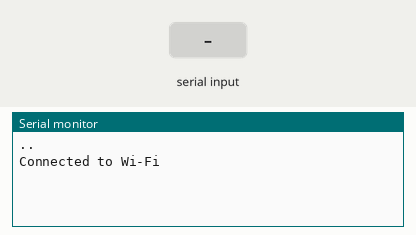
Simulated run of this sketch. Board: ESP8266 (NodeMCU). Shown: the last lines printed to the serial monitor. The test bench sets the inputs (shaded band). WiFi joins after 1.5 s; servers stay silent unless stated; network time is answered at once with the bench clock; uploads are accepted with an empty reply; the local clock reads 2024-03-15 10:24:30 at power-on unless the sketch sets it; the Firebase database answers and starts empty.

Above: at 3.2 s.
3.3 s: "string 1\n" received over the second serial link
At 4.7 s:
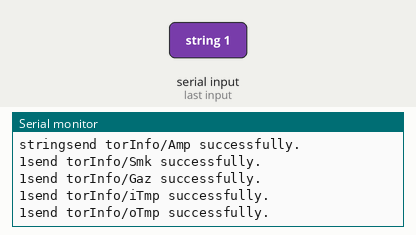
4.9 s: "string\n" received over the second serial link
At 6.0 s:
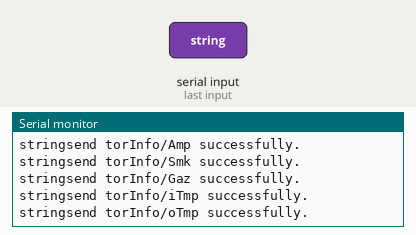
6.7 s: "string 150\n" received over the second serial link
At 8.6 s:
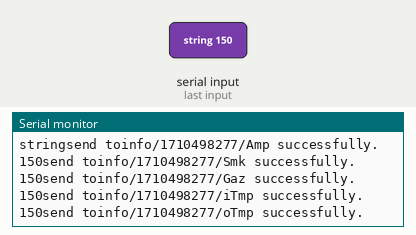
9.2 s: "90 45 200\n" received over the second serial link
At 9.33 s:
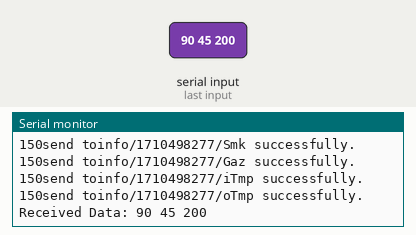
10.8 s: "90 45\n" received over the second serial link
At 12.6 s:
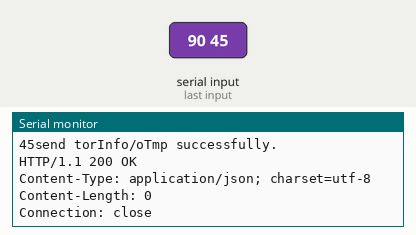
13.6 s: "30 150 10\n" received over the second serial link
At 13.88 s:
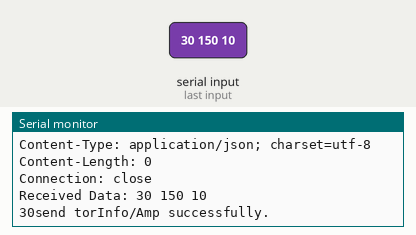
Timing chart, 0 to 16.6 s (numbered marks = the images above; inputs shaded):
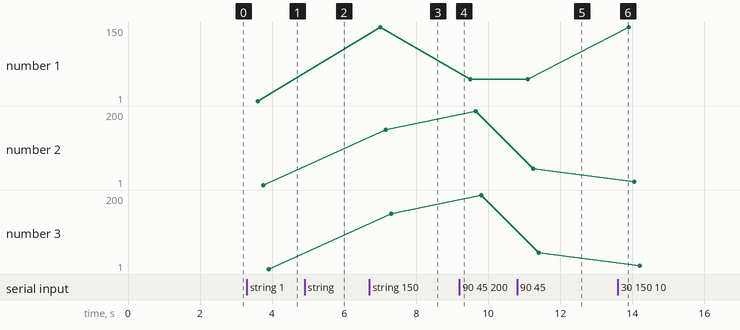

The sketch:

NodeMCU_ESP8266.ino
```cpp
#include <ESP8266WiFi.h>
#include <FirebaseESP8266.h>
#include <NTPClient.h>
#include <WiFiUdp.h>
#include <SoftwareSerial.h>

// Define the software serial object with the desired pins
SoftwareSerial swSer(14, 12);
bool stutas = false;
String receivedData;
String DEVICE_TOKEN = "dnZgwiu5TbO-M0FSMiX3Cb:APA91bG7ctvmHddJJeVHivkjiuISohw3X0HcyEzH8K57GGx0aNN_hbuhvT-wgQr9n91Qq3Mq0D2hoRlYnGVsaD-qulgwOtw1rvW3Kh79y7rMsIRxZGW6pOrpG3qizslNoeWJSjccJ-la";

// Replace with your Wi-Fi credentials
const char* ssid = "Croco"; //WiFi user name to Sadeem
const char* password = "209000000"; // WiFi password to Sadeem

// Replace with your Firebase project settings
const char* host = "saddemiot-default-rtdb.firebaseio.com";
const char* auth = "TinVetRmYu76XscnnvBzFPiXUjLd1UC0Txh2idVj";
const String FCM_SERVER_KEY = "AAAArFgo8uw:APA91bHz0aiqOipZdq9Oa8gKEmJcASbwdOb1UUkBuAYn8OtrT4aMzfMH-VftzNV7VSnLryi78MW-8yE9hy4daLiVcKTiBJF6ia-hqF9VGoGhm4YFn_febmi0floUGzI8zRWwTltOj9Vf";

// Create an instance of the FirebaseData class
FirebaseData firebaseData;
String TOKEN_PATH = "/Token/deviceToken/";
String receivedString = "";

// Define the NTP server and the timezone
const char* ntpServer = "pool.ntp.org";
const long  gmtOffsetInSeconds = 3600; // Replace this with your timezone offset in seconds (e.g., GMT+1 = 3600)

// Create a Wi-Fi client instance
WiFiClient wifiClient;

// Create a NTPClient to get the time
WiFiUDP udp;
NTPClient timeClient(udp, ntpServer, gmtOffsetInSeconds);


// Function to send a notification to Firebase Cloud Messaging
void sendNotification(String title, String message, String TOKENValue) {
  FirebaseJson json;
  json.set("to", TOKENValue); // Replace "all" with your desired topic or specific device token
  //json.set("to","/topics/all");
  FirebaseJson notificationData;
  notificationData.set("title", title);
  notificationData.set("body", message);
  json.set("notification", notificationData);

  WiFiClientSecure client;
  client.setInsecure();
  if (client.connect("fcm.googleapis.com", 443)) {
    String url = "/fcm/send";
    String body = json.raw();

    client.print(String("POST ") + url + " HTTP/1.1\r\n");
    client.print(String("Host: fcm.googleapis.com\r\n"));
    client.print(String("Authorization: key=") + FCM_SERVER_KEY + "\r\n");
    client.print("Content-Type: application/json\r\n");
    client.print("Content-Length: " + String(body.length()) + "\r\n");
    client.print("Connection: close\r\n\r\n");
    client.print(body);

    // Wait for server response
    while (!client.available()) {
      delay(1000);
      Serial.print("*");
    };

    // Print the response from the FCM server (for debugging purposes)
    while (client.available()) {
      Serial.write(client.read());
    }

    client.stop();
  }
  else
    Serial.println("not connect");
}
unsigned long startTimeUpdate = 0;
unsigned long startTimeNot = 0;


void setup() {
  Serial.begin(9600);
  swSer.begin(115200);    //Initialize software serial with baudrate of 115200

  WiFi.begin(ssid, password);
  while (WiFi.status() != WL_CONNECTED) {
    delay(1000);
    Serial.print(".");
  }

  Serial.println("\nConnected to Wi-Fi");

  Firebase.begin(host, auth);

  // Initialize NTP client
  timeClient.begin();
  timeClient.update(); // Get the current time from the NTP server
}

void sendNotificaiton (String msgTitle, String msgData) {
  // Get the string from Firebase
  // here for each to get the token path from 0 to count final value
  int i = 0;


  while(Firebase.getString(firebaseData, "Token/count/")>i){
    String PAT_TOk = TOKEN_PATH + i + "/";
  if (Firebase.getString(firebaseData, PAT_TOk)) {
    if (firebaseData.dataType() == "string") {
      String tokenValue = firebaseData.stringData();
      //   Serial.print("String value from Firebase: ");
     // Serial.println(tokenValue);
      sendNotification(msgTitle, msgData, tokenValue);
      /*
          } else {
            Serial.println("Error: Data is not a string");
          }
        }

        else {
          Serial.println("Error: Failed to get data from Firebase");
          Serial.println(firebaseData.errorReason());
      */
    }
    i++;

  }
  }
}
unsigned long getTimeNow() {
  timeClient.update(); // Update the NTP client to get the latest time

  //  Get and print the time
  unsigned long currentTime = timeClient.getEpochTime();
  return currentTime;
}

void loop() {
  // Send a test notification
  while (swSer.available() > 0) {  //wait for data at software serial
    receivedData = swSer.readStringUntil('\n'); // Read the entire line until the newline character

    // Print the received data (for testing purposes)
    Serial.print("Received Data: ");
    Serial.println(receivedData);
    stutas = true;
  }

  if (stutas) {
    stutas = false;
    int spaceIndex = receivedData.indexOf(' ');
    String f1 = receivedData.substring(0, spaceIndex);
    String restOfString = receivedData.substring(spaceIndex + 1);

    spaceIndex = restOfString.indexOf(' ');
    String f2 = restOfString.substring(0, spaceIndex);
    restOfString = restOfString.substring(spaceIndex + 1);

    spaceIndex = restOfString.indexOf(' ');
    String f3 = restOfString.substring(0, spaceIndex);
    restOfString = restOfString.substring(spaceIndex + 1);

    spaceIndex = restOfString.indexOf(' ');
    String f4 = restOfString.substring(0, spaceIndex);
    restOfString = restOfString.substring(spaceIndex + 1);

    spaceIndex = restOfString.indexOf(' ');
    if (spaceIndex == -1) {
      spaceIndex = restOfString.indexOf('\n');
      if (spaceIndex == -1) {
        spaceIndex = restOfString.indexOf('\r');
      }
    }
    String f5 = restOfString.substring(0, spaceIndex);
    restOfString = restOfString.substring(spaceIndex + 1);


    // Serial.print("f5 = ");
    //  Serial.println(spaceIndex);

    // Serial.println(getDataType(f5));

    String path = "rInfo/";
    String path1 = "";
    String path2 = "";


    // Send the string to Firebase
    path1 = path + "Amp";
    sendToFirebase(path1, f1);

    path1 = path + "Smk";
    sendToFirebase(path1, f2);

    path1 = path + "Gaz";
    sendToFirebase(path1, f3);

    path1 = path + "iTmp";
    sendToFirebase(path1, f4);

    path1 = path + "oTmp";
    sendToFirebase(path1, f5);

    if(millis()- startTimeNot >= 10000){

    if (f4.toInt() >= 70)
      sendNotificaiton("High inside Temp",  f4);

    if (f5.toInt() >= 55)
      sendNotificaiton("High outside Temp",  f5);

    if (f2.toInt() >= 400)
      sendNotificaiton("High Smoke",  f2);


    if (f3.toInt() >= 300)
      sendNotificaiton("High Gass",  f3);

    if (f1.toInt() >= 90)
      sendNotificaiton("High Amp",  f1);

       startTimeNot = millis();
    }

    if (millis() - startTimeUpdate >= 6000) {
      path = "info/";
      path2 = path + getTimeNow();
      path2 += "/";
      path1 = path2 + "Amp";
      sendToFirebase(path1, f1);

      path1 = path2 + "Smk";
      sendToFirebase(path1, f2);

      path1 = path2 + "Gaz";
      sendToFirebase(path1, f3);

      path1 = path2 + "iTmp";
      sendToFirebase(path1, f4);

      path1 = path2 + "oTmp";
      sendToFirebase(path1, f5);

      startTimeUpdate = millis();
    }

    clearSoftwareSerialBuffer();
  }


}


void sendToFirebase(String path, String msg) {
  if (Firebase.setString(firebaseData,  path, msg)) {
    Serial.print(msg);
    Serial.print("send to");
    Serial.print(path);
    Serial.println(" successfully.");
  } else {
    Serial.print(msg);
    Serial.print(" not to");
    Serial.println(path);
    Serial.println(firebaseData.errorReason());
  }
}
void clearSoftwareSerialBuffer() {
  while (swSer.available() > 0) {
    swSer.read(); // Read and discard any available data in the buffer
  }
}


String getDataType(const __FlashStringHelper *data) {
  return F("FlashString");
}

String getDataType(const String &data) {
  return F("String");
}

String getDataType(const char *data) {
  return F("char array (C-string)");
}

String getDataType(const int &data) {
  return F("int");
}

String getDataType(const float &data) {
  return F("float");
}

String getDataType(const double &data) {
  return F("double");
}
```

Measured:
- after the input at 3.3 s, the serial monitor: prints a new line at once (image 1)
- after the input at 4.9 s, the serial monitor: prints a new line at once (image 2)
- after the input at 6.7 s, the serial monitor: prints a new line at once (image 3)
- after the input at 9.2 s, the serial monitor: prints a new line at once (image 4)
- after the input at 10.8 s, the serial monitor: prints a new line at once (image 5)
- after the input at 13.6 s, the serial monitor: prints a new line at once (image 6)
- plotted number 1: 1 → 150 after the input at 6.7 s, 150 → 45 after the input at 9.2 s, 45 → 150 after the input at 13.6 s
- plotted number 2: 1 → 150 after the input at 6.7 s, 150 → 200 after the input at 9.2 s, 45 → 10 after the input at 13.6 s
